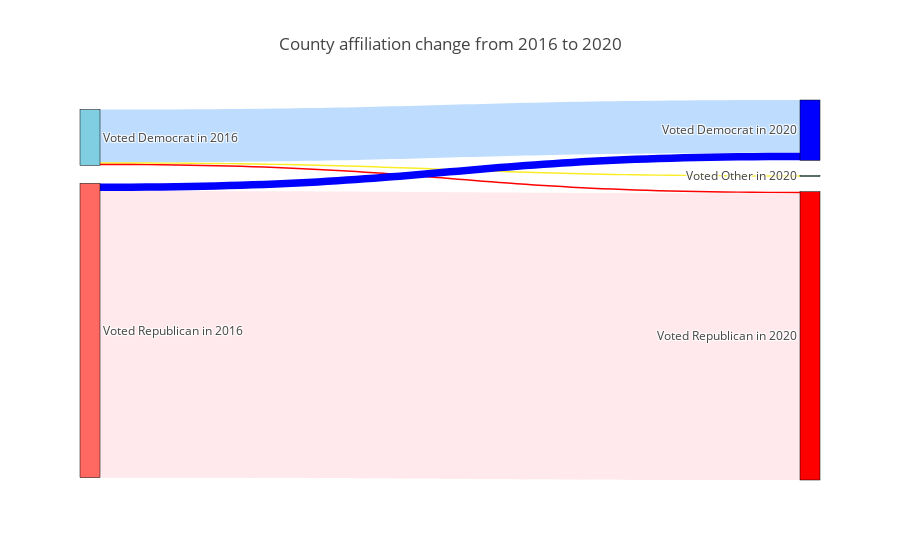

Source (notebook cell):
### Markdown cell above
## Section 5  Mask data

### Code cell
fig = createSankeyForAffilitionChange()
fig

### Figure 1 — Plotly figure (JSON) as saved in the notebook; plotly's stock layout.template omitted (floating-point values rounded to 4 significant figures)
{"data": [{"link": {"color": ["#BEDDFE", "#FAED27", "#FF0000", "#0000FF", "#FFE9EC"], "hovertemplate": "Link from  %{source.customdata}<br />to %{target.customdata}<br />has  %{value} counties<extra></extra>", "source": [0, 0, 0, 1, 1], "target": [2, 3, 4, 2, 4], "value": [474, 13, 15, 69, 2581]}, "node": {"color": ["#80CEE1", "#FF6961", "#0000FF", "#96D2B7", "#FF0000"], "customdata": ["Voted Democrat in 2016", "Voted Republican in 2016", "Voted Democrat in 2020", "Voted Other in 2020", "Voted Republican in 2020"], "hovertemplate": "%{customdata} has  %{value} counties<extra></extra>", "label": ["Voted Democrat in 2016", "Voted Republican in 2016", "Voted Democrat in 2020", "Voted Other in 2020", "Voted Republican in 2020"], "line": {"color": "black", "width": 0.5}, "pad": 15, "thickness": 20}, "type": "sankey"}], "layout": {"font": {"size": 12}, "title": {"text": "County affiliation change from 2016 to 2020"}}}
